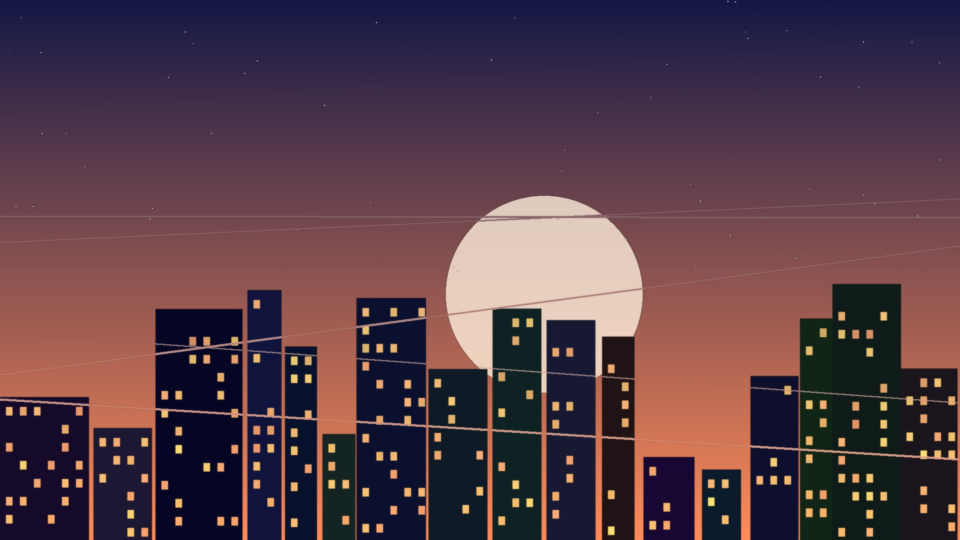
#> input picture skill-pack-v3/MV_SKILL_PACK/input_sample/images/scene01.jpg, 1920 x 1080 px (shown at 1/2 size)
$ python visfeat.py --out out.png ../../input_sample/images/scene01.jpg
#> lines starting #> are read from the running program, lines starting #| are printed output that depends on the picture
"""Visual features for fit-based direction (free, local: Pillow + numpy; ffmpeg for clips).
Per image/clip: luminance + busyness (edge density) of 3 horizontal text bands (top/mid/bottom),
dominant colours, colourfulness, art-style guess (illustration / photo / watercolor), clip motion amount.
Usage: python visfeat.py --out visfeat.json FILE [FILE ...]
"""
import argparse, json, os, subprocess, sys, tempfile
import numpy as np
from PIL import Image, ImageFilter

BANDS = {"top": 0.16, "mid": 0.5, "bottom": 0.84}

def lum(rgb):  # WCAG relative luminance, rgb 0..255 array (...,3)
    c = rgb / 255.0
    c = np.where(c <= 0.03928, c / 12.92, ((c + 0.055) / 1.055) ** 2.4)
    return 0.2126 * c[..., 0] + 0.7152 * c[..., 1] + 0.0722 * c[..., 2]

def feat_img(im: Image.Image):
    im = im.convert("RGB"); im.thumbnail((320, 320))
#> in feat_img, im is the input picture: PIL image 1920x1080 RGB; mean R, G, B 85.6, 60.2, 71.4
#> after `im.thumbnail((320, 320))`:
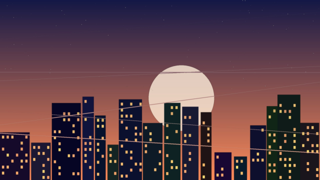
#> im: PIL image 320x180 RGB; mean R, G, B 85.5, 60.2, 71.4
    a = np.asarray(im).astype(np.float32); h, w, _ = a.shape
#> after `h, w, _ = a.shape`: h = 180; w = 320
    g = np.asarray(im.convert("L").filter(ImageFilter.FIND_EDGES)).astype(np.float32) / 255.0
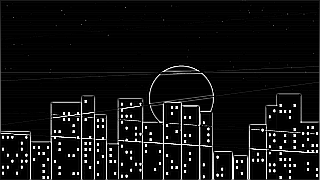
#> g: shape (180, 320) float32; min 0, max 1, mean 0.0643
    L = lum(a)
#> in lum, `c = np.where(c <= 0.03928, c / 12.92, ((c + 0.055) / 1.055) ** 2.4)`:
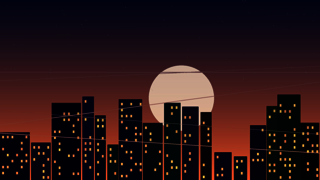
#> c: shape (180, 320, 3) float32; mean R, G, B 0.16, 0.0747, 0.0785
#> in lum, `return 0.2126 * c[..., 0] + 0.7152 * c[..., 1] + 0.0722 * c[..., 2]`:
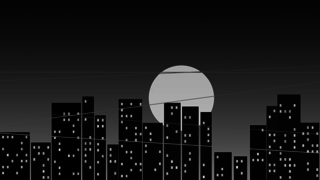
#> returned value: shape (180, 320) float32; min 0.000791, max 0.868, mean 0.093
    bands = {}
    for k, v in BANDS.items():
        y0, y1 = int(max(0, (v - 0.11) * h)), int(min(h, (v + 0.11) * h))
        bands[k] = {"lum": round(float(L[y0:y1].mean()), 3), "busy": round(float((g[y0:y1] > 0.12).mean()), 3),
                    "rgb": [int(x) for x in a[y0:y1].reshape(-1, 3).mean(0)]}
#> after the loop, bands = 3 items
    q = (a // 32).astype(int).reshape(-1, 3); keys = q[:, 0] * 64 + q[:, 1] * 8 + q[:, 2]
    vals, cnt = np.unique(keys, return_counts=True); top = vals[np.argsort(-cnt)[:5]]
#> after `vals, cnt = np.unique(keys, return_counts=True)`: vals = 67 values from 0 to 507; cnt = 67 values, max 9063 at index 1, min 1 at index 17, mean 859.7
#> after `top = vals[np.argsort(-cnt)[:5]]`: top = [1, 138, 74, 210, 274]
    dom = ["#%02x%02x%02x" % ((k // 64) * 32 + 16, ((k // 8) % 8) * 32 + 16, (k % 8) * 32 + 16) for k in top]
#> dom = ['#101030', '#503050', '#303050', '#705050', '#905050']
    rg, yb = a[..., 0] - a[..., 1], 0.5 * (a[..., 0] + a[..., 1]) - a[..., 2]
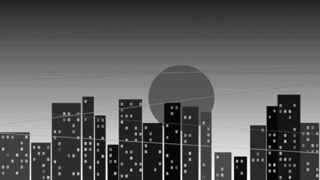
#> rg: shape (180, 320) float32; min -24, max 115, mean 25.3; drawn with min black and max white
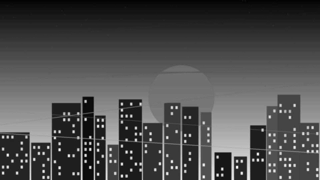
#> yb: shape (180, 320) float32; min -51.5, max 124, mean 1.5; drawn with min black and max white
    colorful = float(np.sqrt(rg.std() ** 2 + yb.std() ** 2) + 0.3 * np.sqrt(rg.mean() ** 2 + yb.mean() ** 2)) / 100
#> colorful = 0.503
    flat = float(cnt[np.argsort(-cnt)[:12]].sum() / cnt.sum())  # few colours dominate -> flat illustration
#> flat = 0.878
    edges = float((g > 0.12).mean())
#> edges = 0.0859
    hsv = np.asarray(im.convert("HSV")).astype(np.float32); sat = float(hsv[..., 1].mean() / 255)
#> after `hsv = np.asarray(im.convert('HSV')).astype(np.float32)`:
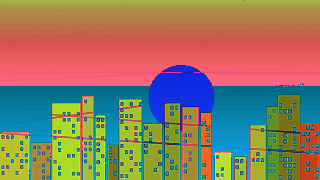
#> hsv: shape (180, 320, 3) float32; mean R, G, B 145.1, 121.2, 97.2
#> after `sat = float(hsv[..., 1].mean() / 255)`: sat = 0.475
    art = "illustration" if flat > 0.62 and edges > 0.04 else "watercolor" if sat < 0.32 and edges < 0.05 else "photo"
#> art = 'illustration'
    return {"bands": bands, "dominant": dom, "colorful": round(colorful, 3), "brightness": round(float(L.mean()), 3),
            "contrast": round(float(L.std()), 3), "art": art, "flat": round(flat, 3), "edges": round(edges, 3)}

def frames(path, n=4):
    tmp = tempfile.mkdtemp()
    subprocess.run(["ffmpeg", "-v", "error", "-i", path, "-vf", "fps=2,scale=160:-1", "-frames:v", str(n * 2), os.path.join(tmp, "f%02d.png")], check=False)
    return [Image.open(os.path.join(tmp, f)) for f in sorted(os.listdir(tmp))]

def main():
    ap = argparse.ArgumentParser(); ap.add_argument("--out", required=True); ap.add_argument("files", nargs="+")
    o = ap.parse_args(); res = {}
    for f in o.files:
        try:
            if f.lower().endswith((".mp4", ".mov", ".webm", ".mkv")):
                fr = frames(f)
                if not fr: continue
                d = feat_img(fr[len(fr) // 2])
                arr = [np.asarray(x.convert("L")).astype(np.float32) for x in fr]
                d["motion"] = round(float(np.mean([np.abs(arr[i + 1] - arr[i]).mean() / 255 for i in range(len(arr) - 1)])) if len(arr) > 1 else 0.0, 4)
            else:
                d = feat_img(Image.open(f)); d["motion"] = 0.0
#> after `d = feat_img(Image.open(f))`: d = 8 items
            res[f] = d
        except Exception as e:
            print(f"visfeat: skip {f}: {e}", file=sys.stderr)
    json.dump(res, open(o.out, "w"), ensure_ascii=False, indent=1)
    print(f"visfeat: {len(res)} files")
#| visfeat: 1 files

if __name__ == "__main__":
    main()

$ run again, on skill-pack-v3/MV_SKILL_PACK/input_sample/images/scene03.jpg
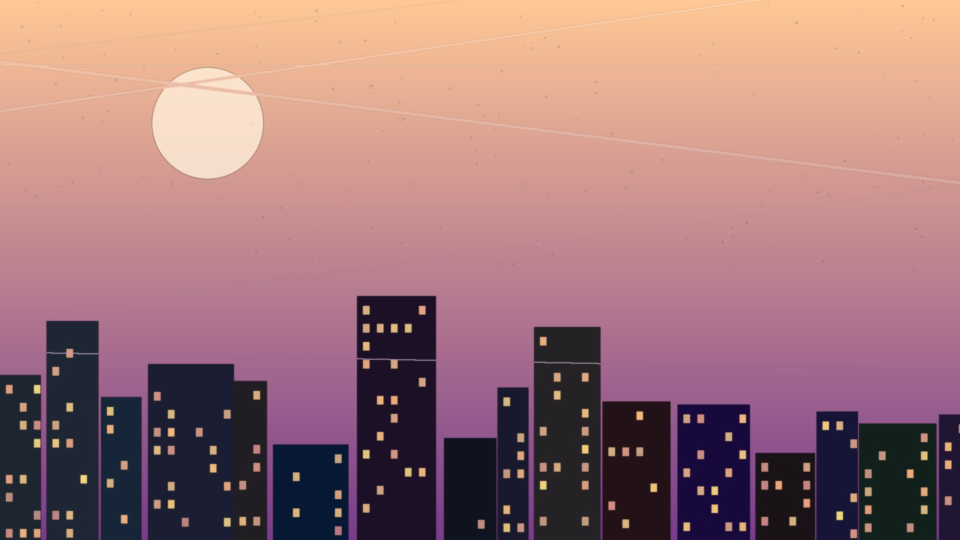
#> input picture skill-pack-v3/MV_SKILL_PACK/input_sample/images/scene03.jpg, 1920 x 1080 px (shown at 1/2 size)
#> in feat_img, im is the input picture: PIL image 1920x1080 RGB; mean R, G, B 160.5, 118.2, 121
#> im: PIL image 320x180 RGB
#> after the loop in feat_img, `for k, v in BANDS.items():`: bands = 3 items
#> vals = 60 values from 0 to 510; cnt = 60 values, max 10009 at index 44, min 1 at index 49, mean 960
#> top = [420, 348, 492, 1, 500]
#> dom = ['#d09090', '#b07090', '#f0b090', '#101030', '#f0d090']
#> in feat_img, `rg, yb = a[..., 0] - a[..., 1], 0.5 * (a[..., 0] + a[..., 1]) - a[...,..`:
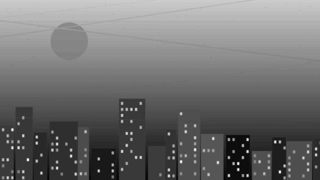
#> yb: shape (180, 320) float32; min -52.5, max 110, mean 18.4; drawn with min black and max white
#> colorful = 0.539
#> flat = 0.895
#> edges = 0.0719
#> in feat_img, `hsv = np.asarray(im.convert('HSV')).astype(np.float32)`:
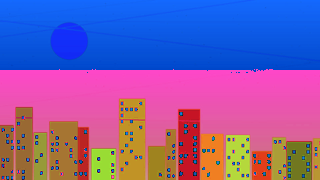
#> hsv: shape (180, 320, 3) float32; mean R, G, B 129.9, 93.8, 164.5
#> sat = 0.368
#> art = 'illustration'
#> d = 8 items
#| visfeat: 1 files

$ run again, on skill-pack-v3/MV_SKILL_PACK/input_sample/images/scene04.jpg
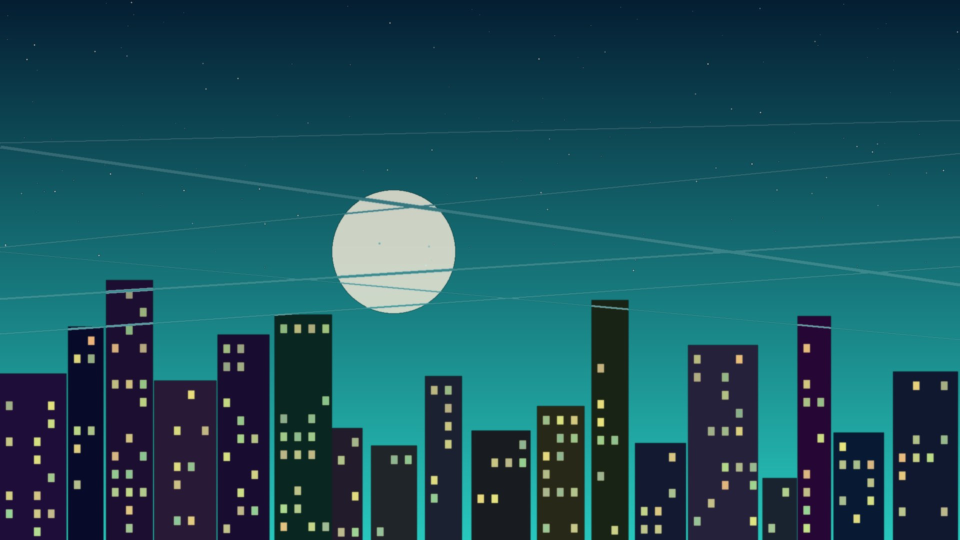
#> input picture skill-pack-v3/MV_SKILL_PACK/input_sample/images/scene04.jpg, 1920 x 1080 px (shown at 1/2 size)
#> in feat_img, im is the input picture: PIL image 1920x1080 RGB; mean R, G, B 27.3, 79.4, 89.5
#> im: PIL image 320x180 RGB
#> after the loop in feat_img, `for k, v in BANDS.items():`: bands = 3 items
#> vals = 94 values from 0 to 508; cnt = 94 values, max 7744 at index 10, min 1 at index 24, mean 612.8
#> top = [27, 18, 1, 9, 10]
#> dom = ['#107070', '#105050', '#101030', '#103030', '#103050']
#> in feat_img, `rg, yb = a[..., 0] - a[..., 1], 0.5 * (a[..., 0] + a[..., 1]) - a[...,..`:
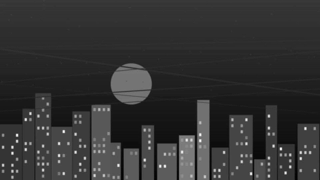
#> yb: shape (180, 320) float32; min -73.5, max 111, mean -36.2; drawn with min black and max white
#> colorful = 0.654
#> flat = 0.896
#> edges = 0.0948
#> in feat_img, `hsv = np.asarray(im.convert('HSV')).astype(np.float32)`:
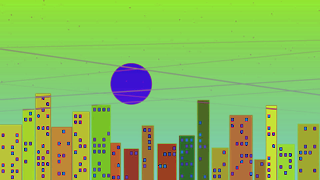
#> hsv: shape (180, 320, 3) float32; mean R, G, B 135.9, 188.1, 91.6
#> sat = 0.737
#> art = 'illustration'
#> d = 8 items
#| visfeat: 1 files

$ run again, on skill-pack-v3/MV_SKILL_PACK/input_sample/images/scene05.jpg
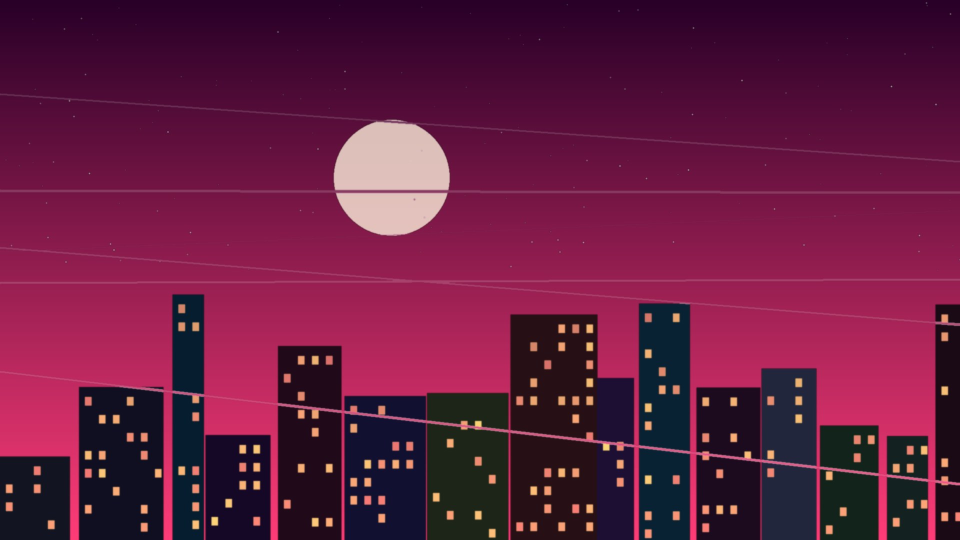
#> input picture skill-pack-v3/MV_SKILL_PACK/input_sample/images/scene05.jpg, 1920 x 1080 px (shown at 1/2 size)
#> in feat_img, im is the input picture: PIL image 1920x1080 RGB; mean R, G, B 99.8, 28.1, 64.3
#> im: PIL image 320x180 RGB
#> after the loop in feat_img, `for k, v in BANDS.items():`: bands = 3 items
#> vals = 74 values from 0 to 508; cnt = 74 values, max 8578 at index 11, min 1 at index 22, mean 778.4
#> top = [129, 65, 330, 258, 194]
#> dom = ['#501030', '#301030', '#b03050', '#901050', '#701050']
#> colorful = 0.739
#> flat = 0.875
#> edges = 0.0891
#> in feat_img, `hsv = np.asarray(im.convert('HSV')).astype(np.float32)`:
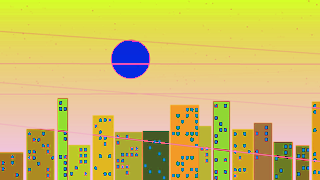
#> hsv: shape (180, 320, 3) float32; mean R, G, B 209, 191.7, 103.4
#> sat = 0.752
#> art = 'illustration'
#> d = 8 items
#| visfeat: 1 files
